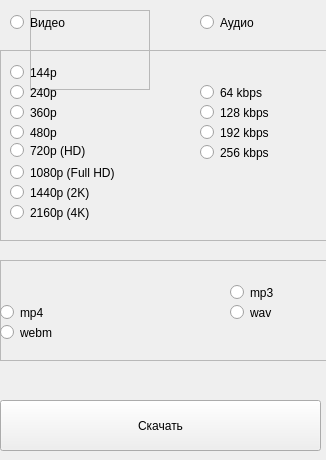
<?xml version="1.0" encoding="UTF-8"?>
<ui version="4.0">
 <class>Form</class>
 <widget class="QWidget" name="Form">
  <property name="geometry">
   <rect>
    <x>0</x>
    <y>0</y>
    <width>326</width>
    <height>460</height>
   </rect>
  </property>
  <property name="windowTitle">
   <string>Form</string>
  </property>
  <widget class="QPushButton" name="downloadButton">
   <property name="geometry">
    <rect>
     <x>0</x>
     <y>400</y>
     <width>321</width>
     <height>51</height>
    </rect>
   </property>
   <property name="text">
    <string>Скачать</string>
   </property>
  </widget>
  <widget class="QFrame" name="typeFrame">
   <property name="geometry">
    <rect>
     <x>30</x>
     <y>10</y>
     <width>120</width>
     <height>80</height>
    </rect>
   </property>
   <property name="frameShape">
    <enum>QFrame::Shape::StyledPanel</enum>
   </property>
   <property name="frameShadow">
    <enum>QFrame::Shadow::Raised</enum>
   </property>
  </widget>
  <widget class="QFrame" name="qualityFrame">
   <property name="geometry">
    <rect>
     <x>0</x>
     <y>50</y>
     <width>521</width>
     <height>191</height>
    </rect>
   </property>
   <property name="frameShape">
    <enum>QFrame::Shape::StyledPanel</enum>
   </property>
   <property name="frameShadow">
    <enum>QFrame::Shadow::Raised</enum>
   </property>
   <widget class="QRadioButton" name="radio720">
    <property name="geometry">
     <rect>
      <x>10</x>
      <y>90</y>
      <width>111</width>
      <height>21</height>
     </rect>
    </property>
    <property name="text">
     <string>720p (HD)</string>
    </property>
   </widget>
   <widget class="QRadioButton" name="audioRadio192">
    <property name="geometry">
     <rect>
      <x>200</x>
      <y>70</y>
      <width>113</width>
      <height>25</height>
     </rect>
    </property>
    <property name="text">
     <string>192 kbps</string>
    </property>
   </widget>
   <widget class="QRadioButton" name="radio1080">
    <property name="geometry">
     <rect>
      <x>10</x>
      <y>110</y>
      <width>131</width>
      <height>25</height>
     </rect>
    </property>
    <property name="text">
     <string>1080p (Full HD)</string>
    </property>
   </widget>
   <widget class="QRadioButton" name="radio480">
    <property name="geometry">
     <rect>
      <x>10</x>
      <y>70</y>
      <width>113</width>
      <height>25</height>
     </rect>
    </property>
    <property name="text">
     <string>480p</string>
    </property>
   </widget>
   <widget class="QRadioButton" name="radio360">
    <property name="geometry">
     <rect>
      <x>10</x>
      <y>50</y>
      <width>113</width>
      <height>25</height>
     </rect>
    </property>
    <property name="text">
     <string>360p</string>
    </property>
   </widget>
   <widget class="QRadioButton" name="radio240">
    <property name="geometry">
     <rect>
      <x>10</x>
      <y>30</y>
      <width>113</width>
      <height>25</height>
     </rect>
    </property>
    <property name="text">
     <string>240p</string>
    </property>
   </widget>
   <widget class="QRadioButton" name="radio144">
    <property name="geometry">
     <rect>
      <x>10</x>
      <y>10</y>
      <width>113</width>
      <height>25</height>
     </rect>
    </property>
    <property name="text">
     <string>144p</string>
    </property>
   </widget>
   <widget class="QRadioButton" name="radio1440">
    <property name="geometry">
     <rect>
      <x>10</x>
      <y>130</y>
      <width>113</width>
      <height>25</height>
     </rect>
    </property>
    <property name="text">
     <string>1440p (2K)</string>
    </property>
   </widget>
   <widget class="QRadioButton" name="radio2160">
    <property name="geometry">
     <rect>
      <x>10</x>
      <y>150</y>
      <width>113</width>
      <height>25</height>
     </rect>
    </property>
    <property name="text">
     <string>2160p (4K)</string>
    </property>
   </widget>
   <widget class="QRadioButton" name="audioRadio128">
    <property name="geometry">
     <rect>
      <x>200</x>
      <y>50</y>
      <width>113</width>
      <height>25</height>
     </rect>
    </property>
    <property name="text">
     <string>128 kbps</string>
    </property>
   </widget>
   <widget class="QRadioButton" name="audioRadio256">
    <property name="geometry">
     <rect>
      <x>200</x>
      <y>90</y>
      <width>113</width>
      <height>25</height>
     </rect>
    </property>
    <property name="text">
     <string>256 kbps</string>
    </property>
   </widget>
   <widget class="QRadioButton" name="audioRadio64">
    <property name="geometry">
     <rect>
      <x>200</x>
      <y>30</y>
      <width>113</width>
      <height>25</height>
     </rect>
    </property>
    <property name="text">
     <string>64 kbps</string>
    </property>
   </widget>
  </widget>
  <widget class="QFrame" name="formatFrame">
   <property name="geometry">
    <rect>
     <x>0</x>
     <y>260</y>
     <width>351</width>
     <height>101</height>
    </rect>
   </property>
   <property name="frameShape">
    <enum>QFrame::Shape::StyledPanel</enum>
   </property>
   <property name="frameShadow">
    <enum>QFrame::Shadow::Raised</enum>
   </property>
   <widget class="QRadioButton" name="radioMP3">
    <property name="geometry">
     <rect>
      <x>230</x>
      <y>20</y>
      <width>113</width>
      <height>25</height>
     </rect>
    </property>
    <property name="text">
     <string>mp3</string>
    </property>
   </widget>
   <widget class="QRadioButton" name="radioMP4">
    <property name="geometry">
     <rect>
      <x>0</x>
      <y>40</y>
      <width>113</width>
      <height>25</height>
     </rect>
    </property>
    <property name="text">
     <string>mp4</string>
    </property>
   </widget>
   <widget class="QRadioButton" name="radioWAV">
    <property name="geometry">
     <rect>
      <x>230</x>
      <y>40</y>
      <width>113</width>
      <height>25</height>
     </rect>
    </property>
    <property name="text">
     <string>wav</string>
    </property>
   </widget>
   <widget class="QRadioButton" name="radioWEBM">
    <property name="geometry">
     <rect>
      <x>0</x>
      <y>60</y>
      <width>113</width>
      <height>25</height>
     </rect>
    </property>
    <property name="text">
     <string>webm</string>
    </property>
   </widget>
  </widget>
  <widget class="QRadioButton" name="audioRadioButton">
   <property name="enabled">
    <bool>true</bool>
   </property>
   <property name="geometry">
    <rect>
     <x>200</x>
     <y>10</y>
     <width>113</width>
     <height>25</height>
    </rect>
   </property>
   <property name="mouseTracking">
    <bool>false</bool>
   </property>
   <property name="tabletTracking">
    <bool>false</bool>
   </property>
   <property name="text">
    <string>Аудио</string>
   </property>
   <property name="checkable">
    <bool>true</bool>
   </property>
   <property name="checked">
    <bool>false</bool>
   </property>
   <property name="autoExclusive">
    <bool>true</bool>
   </property>
  </widget>
  <widget class="QRadioButton" name="videoRadioButton">
   <property name="geometry">
    <rect>
     <x>10</x>
     <y>10</y>
     <width>113</width>
     <height>25</height>
    </rect>
   </property>
   <property name="text">
    <string>Видео</string>
   </property>
  </widget>
 </widget>
 <resources/>
 <connections/>
</ui>
